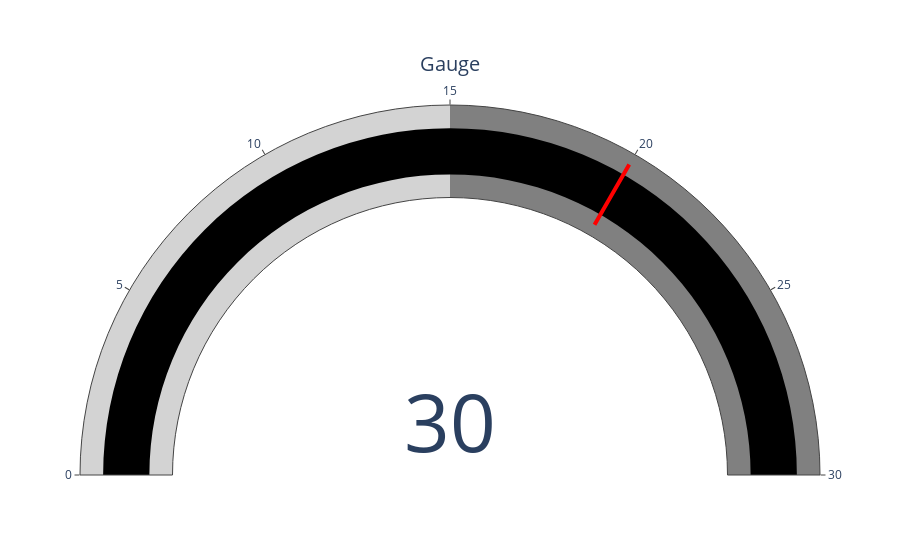

Here is the notebook cell this chart was saved with:
### Code cell


### Figure 1 — Plotly figure (JSON) as saved in the notebook; plotly's stock layout.template omitted (floating-point values rounded to 4 significant figures)
{"data": [{"domain": {"x": [0, 1], "y": [0, 1]}, "gauge": {"axis": {"range": [0, 30]}, "bar": {"color": "black"}, "steps": [{"color": "lightgray", "range": [0, 15]}, {"color": "gray", "range": [15, 30]}], "threshold": {"line": {"color": "red", "width": 4}, "thickness": 0.75, "value": 20}}, "mode": "gauge+number", "title": {"text": "Gauge"}, "type": "indicator", "value": 30}], "layout": {}}
